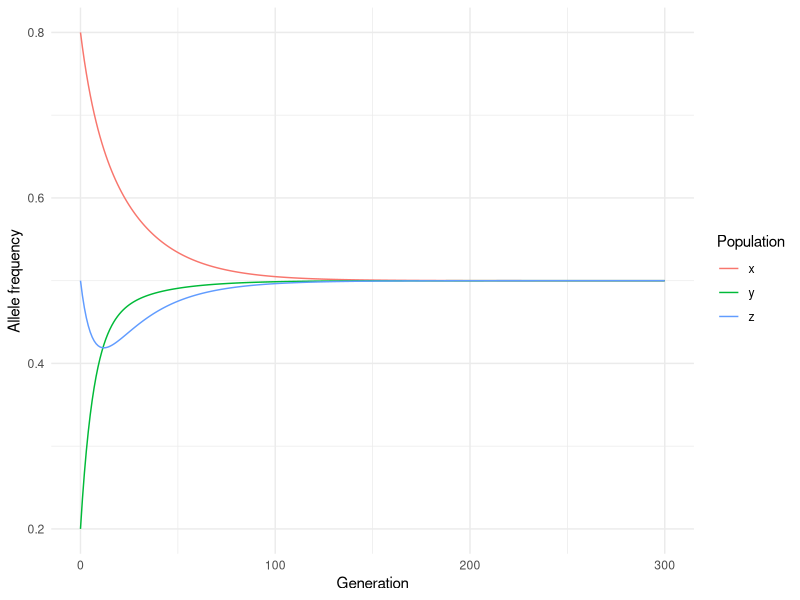

This chart was generated by the following R code:
## ---- chunk 1
#| message: false
library( ggplot2 )
T <- 300
mXY <- 0.03
mYZ <- 0.06

pX <- rep( NA, T + 1 )
pY <- rep( NA, T + 1 )
pZ <- rep( NA, T + 1 )
pX[1] <- 0.8
pY[1] <- 0.2
pZ[1] <- 0.5

for( gen in 2:(T + 1) ) {
  pX[gen] <- mXY * pY[gen - 1] + (1 - mXY) * pX[gen - 1]
  pY[gen] <- mXY * pX[gen - 1] + mYZ * pZ[gen - 1] + (1 - (mXY + mYZ)) * pY[gen - 1]
  pZ[gen] <- mYZ * pY[gen - 1] + (1 - mYZ) * pZ[gen - 1]
}
## ---- chunk 2
p_eq <- pZ[T + 1]
max_diff <- pmax( abs( pX - p_eq ), abs( pY - p_eq ), abs( pZ - p_eq ) )
gen_eq <- min( (0:T)[ max_diff < 0.01 ] )
## ---- chunk 3
eq_value <- format( p_eq, digits = 3 )
start_mean <- format( mean( c( pX[1], pY[1], pZ[1] ) ), digits = 3 )
eq_gens <- gen_eq
## ---- chunk 4
df <- data.frame( Generation = rep( 0:T, times = 3 ),
                  Frequency = c( pX, pY, pZ ),
                  Population = rep( c( "x", "y", "z" ), each = T + 1 ) )

ggplot( df, aes( x = Generation, y = Frequency, color = Population ) ) +
  geom_line() +
  ylab( "Allele frequency" ) +
  theme_minimal()
